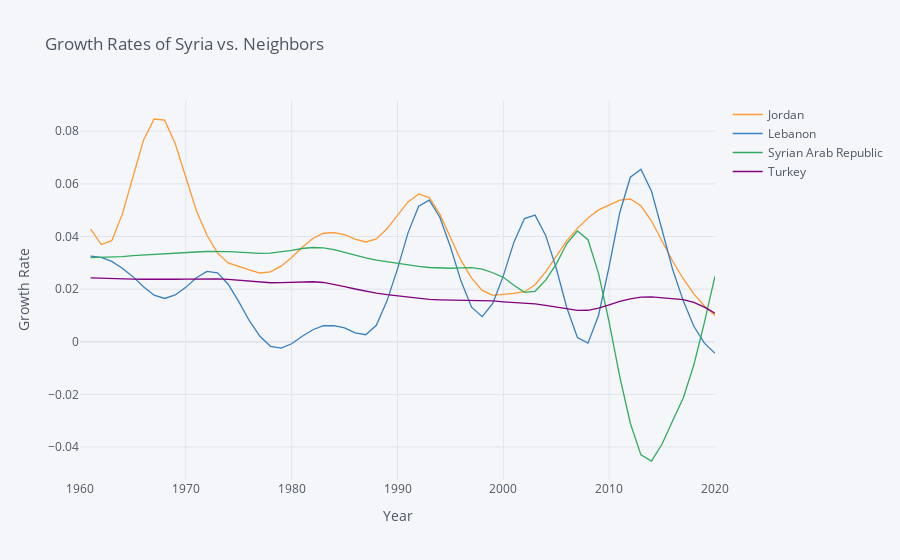

Here is the notebook cell this chart was saved with:
### Code cell
import numpy as np

variable_labels = {"SP.POP.TOTL":"Population"}

# Three letter codes come from wbdata.get_country()
countries = {
             "SYR":"Syrian Pop",
             "TUR":"Turkey Pop",
             "JOR": "Joran Pop",
             "LBN": "Lebanon"
            }

df = wbdata.get_dataframe(variable_labels, country = countries).squeeze()

df = df.unstack('country')

# Date index is of type string; change to integers
df.index = df.index.astype(int)

# Differences (over time) in logs give us growth rates
np.log(df).diff().iplot(title="Growth Rates of Syria vs. Neighbors",
                        yTitle="Growth Rate",xTitle='Year')
